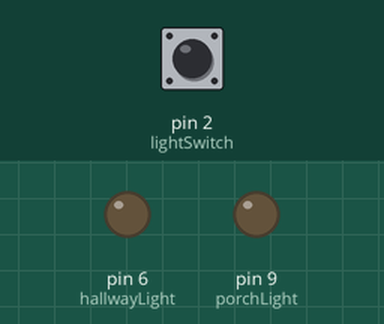
Recording of a sketch running on a simulated Arduino Uno, built with avr-gcc and run on an emulated ATmega328P. On the bench: output pins drawn as LEDs (lit = HIGH). The inputs (shaded band) are chosen by the test bench; at power-on: pin 2 (lightSwitch) HIGH.

Above: at 1.2 s.
1.3 s: pin 2 (lightSwitch) pulled LOW for 0.15 s
At 1.7 s:
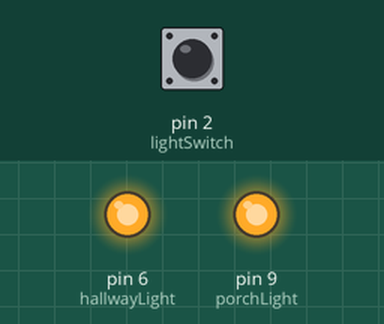
At 31.7 s:
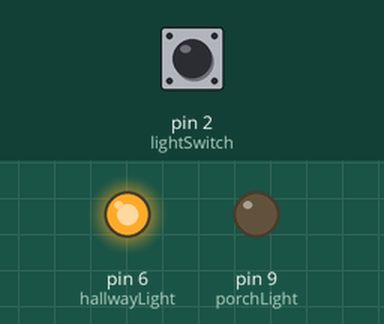
Timing chart, 0 to 32.8 s (numbered marks = the images above; inputs shaded):
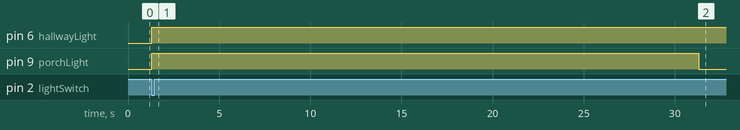

The sketch:

Task1.1Lights_ON.ino
```cpp
// Embedded Systems Development Task 1.1P
// Gaurav Nautiyal
// 2510994807

const int porchLight = 9;
const int hallwayLight = 6;
const int lightSwitch = 2;

// Function to setup the pins
void setup()
{
  pinMode(porchLight, OUTPUT);
  pinMode(hallwayLight, OUTPUT);
  pinMode(lightSwitch, INPUT_PULLUP);

  // At the initial point both lights are off
  digitalWrite(porchLight, LOW);
  digitalWrite(hallwayLight, LOW);
}

void loop()
{
  if (digitalRead(lightSwitch) == LOW)
  {
    turnLightsOn();
    controlLights();
  }
}

// Turns both lights ON
void turnLightsOn()
{
  digitalWrite(porchLight, HIGH);
  digitalWrite(hallwayLight, HIGH);
}

// Controls how long each light stays ON
void controlLights()
{
  // Porch light stays ON for 30 seconds
  delay(30000);

  // Turn OFF porch light
  digitalWrite(porchLight, LOW);

  // Hallway light stays ON for another 30 seconds
  delay(30000);

  // Turn OFF hallway light
  digitalWrite(hallwayLight, LOW);
}
```

Measured:
- after the input at 1.3 s, pin 6 (hallwayLight): LOW → HIGH at once; pin 9 (porchLight): LOW → HIGH at once, → LOW 30.0 s later
